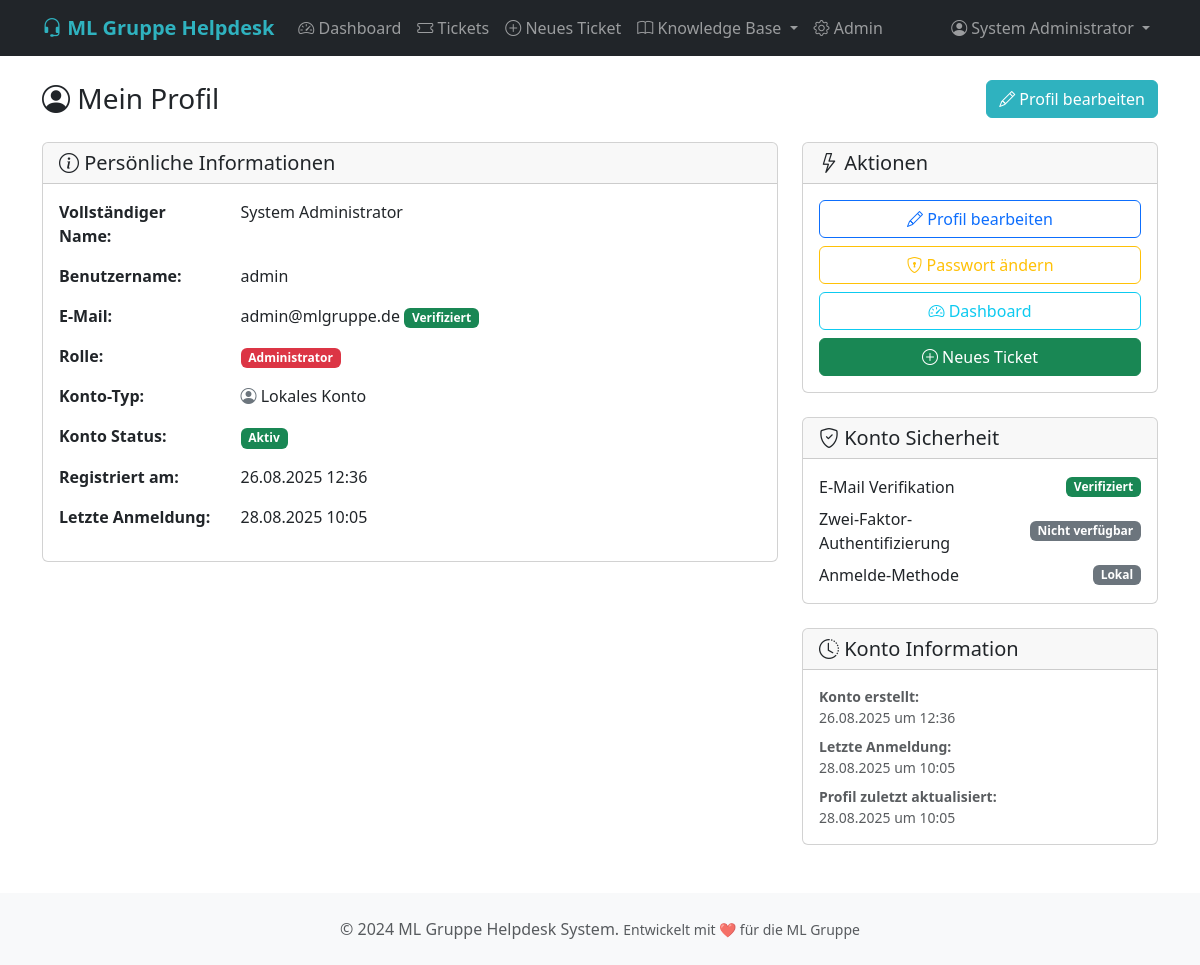
Before: /auth/profile (signed in) with the older database file.
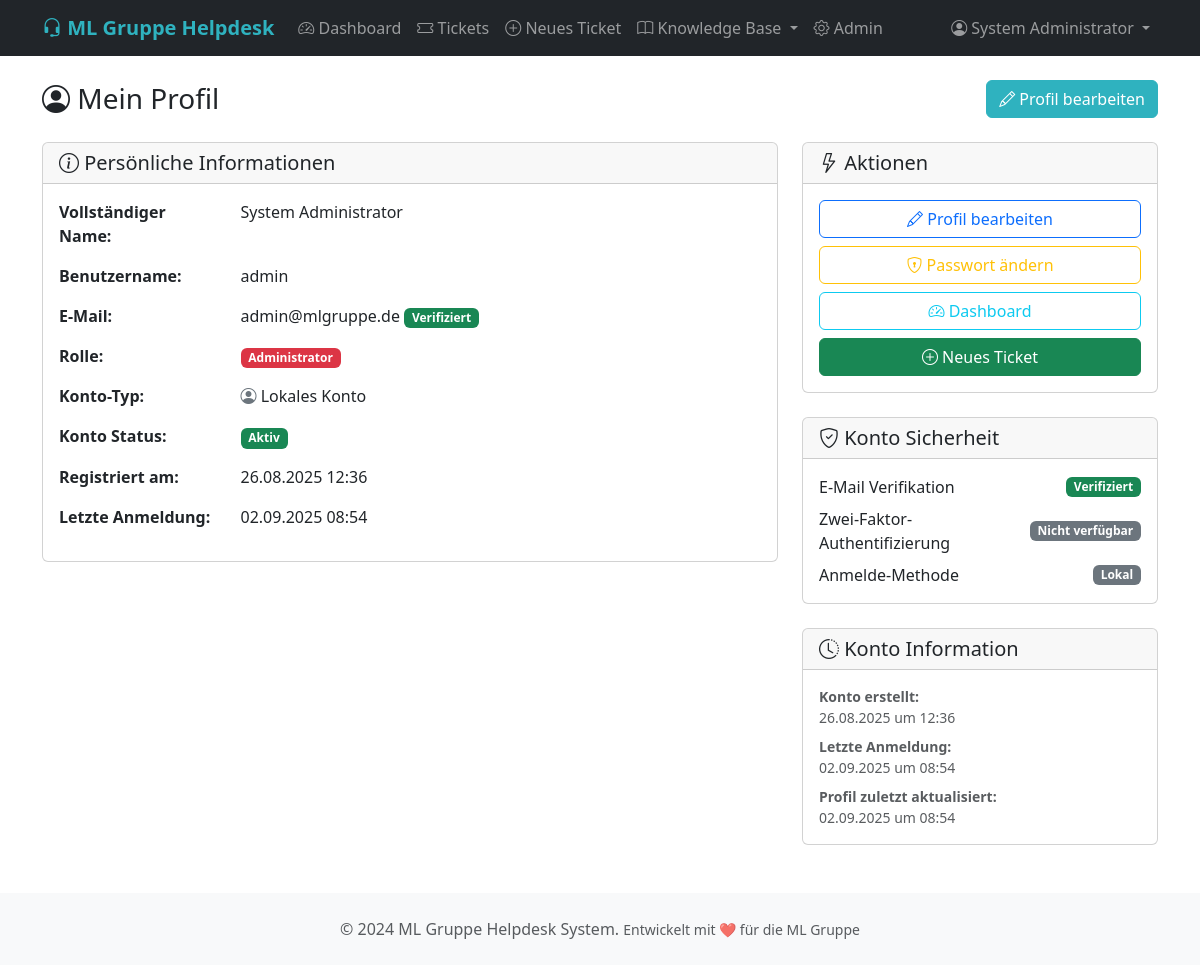
After: the same page with the newer database file.
### app/models/user.py (models this page shows, shortened)
class User(UserMixin, db.Model):
    __tablename__ = 'users'
    id = db.Column(db.Integer, primary_key=True)
    username = db.Column(db.String(80), unique=True, nullable=False, index=True)
    email = db.Column(db.String(120), unique=True, nullable=False, index=True)
    password_hash = db.Column(db.String(255))
    first_name = db.Column(db.String(100), nullable=False)
    last_name = db.Column(db.String(100), nullable=False)
    role = db.Column(db.String(20), nullable=False, default='customer', index=True)
    microsoft_id = db.Column(db.String(100), unique=True, nullable=True)
    microsoft_token = db.Column(db.Text, nullable=True)
    phone = db.Column(db.String(20))
    department = db.Column(db.String(100))
    location = db.Column(db.String(100))
    is_active = db.Column(db.Boolean, default=True, index=True)
    email_verified = db.Column(db.Boolean, default=False)
    last_login = db.Column(db.DateTime, default=datetime.utcnow)
    created_at = db.Column(db.DateTime, default=datetime.utcnow, index=True)
    updated_at = db.Column(db.DateTime, default=datetime.utcnow, onupdate=datetime.utcnow)
    created_tickets = db.relationship('Ticket', foreign_keys='Ticket.created_by', backref='creator', lazy='dynamic')
    assigned_tickets = db.relationship('Ticket', foreign_keys='Ticket.assigned_to', backref='assignee', lazy='dynamic')
    comments = db.relationship('TicketComment', backref='author', lazy='dynamic')
    audit_logs = db.relationship('AuditLog', backref='user', lazy='dynamic')
    @property
    def full_name(self):
        return f"{self.first_name} {self.last_name}"

### app/auth/routes.py (the view)
@bp.route('/profile')
@login_required
def profile():
    return render_template('auth/profile.html', title='Profile')

### app/__init__.py (called while the page is built)
@login_manager.user_loader
def load_user(user_id):
    from app.models.user import User
    return User.query.get(int(user_id))

### app/templates/auth/profile.html (shortened to what this page needs)
{% extends "base.html" %}
{% block content %}
<div class="d-flex justify-content-between align-items-center mb-4">
    <h1 class="h3 mb-0">
        <i class="bi bi-person-circle"></i> Mein Profil
    </h1>
    <a href="{{ url_for('auth.edit_profile') }}" class="btn btn-primary">
        <i class="bi bi-pencil"></i> Profil bearbeiten
    </a>
</div>
<div class="row">
    <div class="col-md-8">
        <div class="card mb-4">
            <div class="card-header">
                <h5 class="card-title mb-0">
                    <i class="bi bi-info-circle"></i> Persönliche Informationen
                </h5>
            </div>
            <div class="card-body">
                <div class="row mb-3">
                    <div class="col-md-3"><strong>Vollständiger Name:</strong></div>
                    <div class="col-md-9">{{ current_user.full_name }}</div>
                </div>
                <div class="row mb-3">
                    <div class="col-md-3"><strong>Benutzername:</strong></div>
                    <div class="col-md-9">{{ current_user.username }}</div>
                </div>
                <div class="row mb-3">
                    <div class="col-md-3"><strong>E-Mail:</strong></div>
                    <div class="col-md-9">
                        {{ current_user.email }}
                        {% if current_user.email_verified %}
                            <span class="badge bg-success">Verifiziert</span>
                        {% else %}
                            <span class="badge bg-warning">Nicht verifiziert</span>
                        {% endif %}
                    </div>
                </div>
                <div class="row mb-3">
                    <div class="col-md-3"><strong>Rolle:</strong></div>
                    <div class="col-md-9">
                        {% if current_user.role == 'admin' %}
                            <span class="badge bg-danger">Administrator</span>
                        {% elif current_user.role == 'team_leader' %}
                            <span class="badge bg-warning">Team Leader</span>
                        {% elif current_user.role == 'support_agent' %}
                            <span class="badge bg-info">Support Agent</span>
                        {% elif current_user.role == 'customer' %}
                            <span class="badge bg-secondary">Kunde</span>
                        {% else %}
                            <span class="badge bg-light text-dark">{{ current_user.role.title() }}</span>
                        {% endif %}
                    </div>
                </div>
                <div class="row mb-3">
                    <div class="col-md-3"><strong>Konto-Typ:</strong></div>
                    <div class="col-md-9">
                        {% if current_user.microsoft_id %}
                            <i class="bi bi-microsoft text-primary"></i> Microsoft Account
                        {% else %}
                            <i class="bi bi-person-circle text-secondary"></i> Lokales Konto
                        {% endif %}
                    </div>
                </div>
                <div class="row mb-3">
                    <div class="col-md-3"><strong>Konto Status:</strong></div>
                    <div class="col-md-9">
                        {% if current_user.is_active %}
                            <span class="badge bg-success">Aktiv</span>
                        {% else %}
                            <span class="badge bg-danger">Inaktiv</span>
                        {% endif %}
                    </div>
                </div>
                <div class="row mb-3">
                    <div class="col-md-3"><strong>Registriert am:</strong></div>
                    <div class="col-md-9">{{ current_user.created_at.strftime('%d.%m.%Y %H:%M') }}</div>
                </div>
                {% if current_user.last_login %}
                <div class="row mb-3">
                    <div class="col-md-3"><strong>Letzte Anmeldung:</strong></div>
                    <div class="col-md-9">{{ current_user.last_login.strftime('%d.%m.%Y %H:%M') }}</div>
                </div>
                {% endif %}
            </div>
        </div>
    </div>
    <div class="col-md-4">
        <div class="card mb-4">
            <div class="card-header">
                <h5 class="card-title mb-0">
                    <i class="bi bi-lightning"></i> Aktionen
                </h5>
            </div>
            <div class="card-body">
                <div class="d-grid gap-2">
                    <a href="{{ url_for('auth.edit_profile') }}" class="btn btn-outline-primary">
                        <i class="bi bi-pencil"></i> Profil bearbeiten
                    </a>
                    {% if not current_user.microsoft_id %}
                    <a href="{{ url_for('auth.change_password') }}" class="btn btn-outline-warning">
                        <i class="bi bi-shield-lock"></i> Passwort ändern
                    </a>
                    {% endif %}
                    {% if current_user.role == 'customer' %}
                    <a href="{{ url_for('customer.my_tickets') }}" class="btn btn-outline-info">
                        <i class="bi bi-ticket"></i> Meine Tickets
                    </a>
                    {% elif current_user.role in ['support_agent', 'team_leader', 'admin'] %}
                    <a href="{{ url_for('tickets.dashboard') }}" class="btn btn-outline-info">
                        <i class="bi bi-speedometer2"></i> Dashboard
                    </a>
                    {% endif %}
                    <a href="{{ url_for('tickets.create_ticket') }}" class="btn btn-success">
                        <i class="bi bi-plus-circle"></i> Neues Ticket
                    </a>
                </div>
            </div>
        </div>
        <div class="card mb-4">
            <div class="card-header">
                <h5 class="card-title mb-0">
                    <i class="bi bi-shield-check"></i> Konto Sicherheit
                </h5>
            </div>
            <div class="card-body">
                <div class="d-flex justify-content-between align-items-center mb-2">
                    <span>E-Mail Verifikation</span>
                    {% if current_user.email_verified %}
                        <span class="badge bg-success">Verifiziert</span>
                    {% else %}
                        <span class="badge bg-warning">Ausstehend</span>
                    {% endif %}
                </div>
                <div class="d-flex justify-content-between align-items-center mb-2">
                    <span>Zwei-Faktor-Authentifizierung</span>
                    <span class="badge bg-secondary">Nicht verfügbar</span>
                </div>
                <div class="d-flex justify-content-between align-items-center">
                    <span>Anmelde-Methode</span>
                    {% if current_user.microsoft_id %}
                        <span class="badge bg-primary">Microsoft</span>
                    {% else %}
                        <span class="badge bg-secondary">Lokal</span>
                    {% endif %}
                </div>
            </div>
        </div>
        <div class="card">
            <div class="card-header">
                <h5 class="card-title mb-0">
                    <i class="bi bi-clock-history"></i> Konto Information
                </h5>
            </div>
            <div class="card-body">
                <small class="text-muted">
                    <div class="mb-2">
                        <strong>Konto erstellt:</strong><br>
                        {{ current_user.created_at.strftime('%d.%m.%Y um %H:%M') }}
                    </div>
                    {% if current_user.last_login %}
                    <div class="mb-2">
                        <strong>Letzte Anmeldung:</strong><br>
                        {{ current_user.last_login.strftime('%d.%m.%Y um %H:%M') }}
                    </div>
                    {% endif %}
                    <div>
                        <strong>Profil zuletzt aktualisiert:</strong><br>
                        {{ current_user.updated_at.strftime('%d.%m.%Y um %H:%M') }}
                    </div>
                </small>
            </div>
        </div>
    </div>
</div>
{% endblock %}

### app/templates/base.html (shortened to what this page needs)
<!DOCTYPE html>
<html lang="de">
<head>
    <link href="https://cdn.jsdelivr.net/npm/bootstrap@5.3.0/dist/css/bootstrap.min.css" rel="stylesheet">
    <link href="https://cdn.jsdelivr.net/npm/bootstrap-icons@1.11.0/font/bootstrap-icons.css" rel="stylesheet">
</head>
<body>
    <nav class="navbar navbar-expand-lg navbar-dark bg-dark">
        <div class="container">
            <a class="navbar-brand" href="{{ url_for('main.index') }}">
                <i class="bi bi-headset"></i> ML Gruppe Helpdesk
            </a>
            <div class="collapse navbar-collapse" id="navbarNav">
                <ul class="navbar-nav me-auto">
                    {% if current_user.is_authenticated %}
                        {% if current_user.role in ['admin', 'team_leader', 'support_agent'] %}
                            <li class="nav-item">
                                <a class="nav-link" href="{{ url_for('tickets.dashboard') }}">
                                    <i class="bi bi-speedometer2"></i> Dashboard
                                </a>
                            </li>
                            <li class="nav-item">
                                <a class="nav-link" href="{{ url_for('tickets.list_tickets') }}">
                                    <i class="bi bi-ticket"></i> Tickets
                                </a>
                            </li>
                        {% endif %}
                        <li class="nav-item">
                            <a class="nav-link" href="{{ url_for('tickets.create_ticket') }}">
                                <i class="bi bi-plus-circle"></i> Neues Ticket
                            </a>
                        </li>
                        <li class="nav-item dropdown">
                            <a class="nav-link dropdown-toggle" href="#" id="knowledgeDropdown" role="button" data-bs-toggle="dropdown">
                                <i class="bi bi-book"></i> Knowledge Base
                            </a>
                        </li>
                        {% if current_user.role == 'admin' %}
                            <li class="nav-item">
                                <a class="nav-link" href="{{ url_for('admin.dashboard') }}">
                                    <i class="bi bi-gear"></i> Admin
                                </a>
                            </li>
                        {% endif %}
                    {% endif %}
                </ul>
                <ul class="navbar-nav">
                    {% if current_user.is_authenticated %}
                        <li class="nav-item dropdown">
                            <a class="nav-link dropdown-toggle" href="#" id="navbarDropdown" role="button" data-bs-toggle="dropdown">
                                <i class="bi bi-person-circle"></i> {{ current_user.full_name }}
                            </a>
                        </li>
                    {% else %}
                        <li class="nav-item">
                            <a class="nav-link" href="{{ url_for('auth.login') }}">
                                <i class="bi bi-box-arrow-in-right"></i> Anmelden
                            </a>
                        </li>
                    {% endif %}
                </ul>
            </div>
        </div>
    </nav>
    <main class="container mt-4">
        {% block content %}{% endblock %}
    </main>
    <footer class="bg-light mt-5 py-4">
        <div class="container text-center">
            <p class="text-muted mb-0">
                &copy; 2024 ML Gruppe Helpdesk System.
                <small>Entwickelt mit ❤️ für die ML Gruppe</small>
            </p>
        </div>
    </footer>
</body>
</html>

### app/templates/base.html (style rules this page uses)
:root { --ml-primary: #2fb2bf; --ml-primary-dark: #058eab; --ml-secondary: #2172aa; --ml-accent: #ff9a38; --ml-dark: #0c437b; --ml-light: #f9f9fb; }
.navbar-brand { color: var(--ml-primary) !important; font-weight: bold; }
.btn-primary { background-color: var(--ml-primary); border-color: var(--ml-primary); }

Changed rows visible on the page:
changed User "System Administrator": last_login "28.08.2025 10:05" → "02.09.2025 08:54"; last_login "28.08.2025 um 10:05" → "02.09.2025 um 08:54"; updated_at "28.08.2025 um 10:05" → "02.09.2025 um 08:54"
